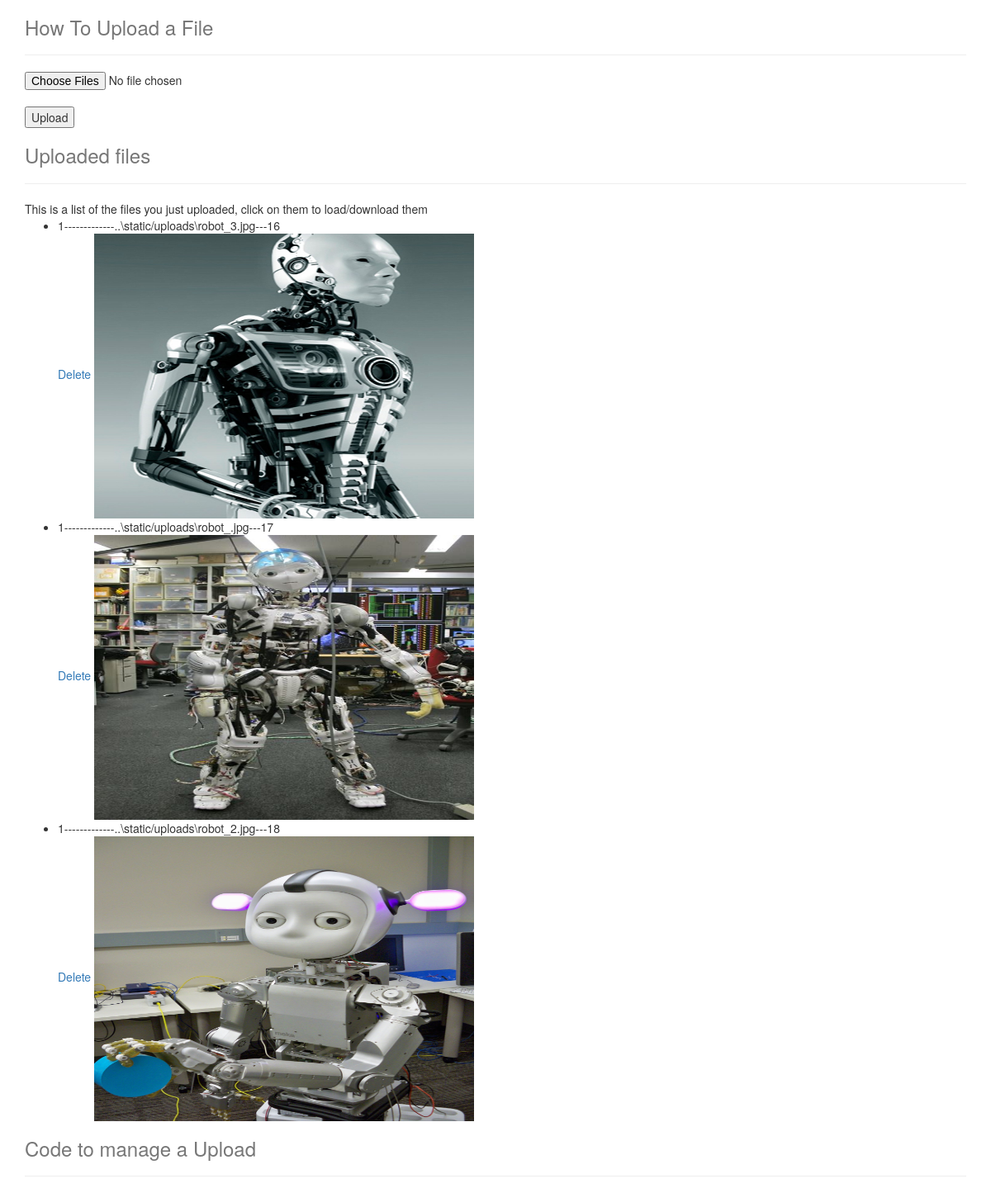
The page /photo_upload/1 on the database its author committed.
### models.py (models this page shows)
class Photo(db.Model):
    id = db.Column(db.Integer, primary_key = True)
    album_id = db.Column(db.Integer, db.ForeignKey('album.id'))
    image = db.Column(db.String(100))

### views.py (the view, shortened to what this page needs)
@app.route('/photo_upload/<album_id>', methods=['GET','POST'])
def photo_upload(album_id):
    uploaded_files = request.files.getlist("file[]")
    filenames = []
    photos = Photo.query.filter_by(album_id=album_id).all()
    return render_template('upload.html', photos=photos, album_id = album_id)

### templates/upload.html (shortened to what this page needs)
<!DOCTYPE html>
<html lang="en">
<head>
    <link href="//netdna.bootstrapcdn.com/bootstrap/3.0.0/css/bootstrap.min.css" rel="stylesheet">
</head>
<body>
    <div class="container">
        <div class="header">
            <h3 class="text-muted">How To Upload a File</h3>
        </div>
        <hr/>
        <div>
            <form method="post" enctype="multipart/form-data">
                <input type="file" multiple="" name="file[]" class="span3" /><br />
                <input type="submit" value="Upload" class="span2">
            </form>
        </div>
    </div>
    <div class="container">
        <div class="header">
            <h3 class="text-muted">Uploaded files</h3>
        </div>
        <hr/>
        <div>
            This is a list of the files you just uploaded, click on them to load/download them
            <ul>
                {% for photo in photos %}
                <li>{{photo.album_id}}-------------{{photo.image}}---{{photo.id}}
                </li>
                <a href="/delete_photo/{{photo.album_id}}/{{photo.id}}">Delete</a>
                <img src="{{photo.image}}" alt="Robot Image" width="460" height="345"> {% endfor %}
            </ul>
        </div>
        <div class="header">
            <h3 class="text-muted">Code to manage a Upload</h3>
        </div>
        <hr/>
    </div>
</body>
</html>

### rows shown on the page
Photo: album_id "1", image "..\\static/uploads\\robot_3.jpg", id "16", shows a picture
Photo: album_id "1", image "..\\static/uploads\\robot_.jpg", id "17", shows a picture
Photo: album_id "1", image "..\\static/uploads\\robot_2.jpg", id "18", shows a picture
